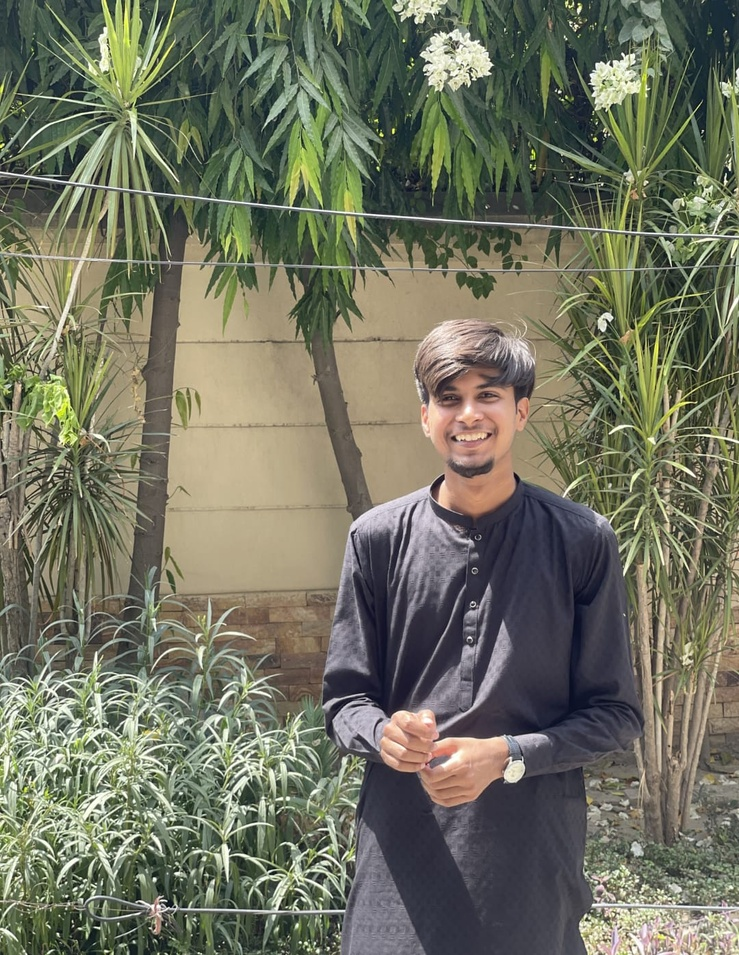
#> input picture pic.jpg, 739 x 955 px, shrunk from 1080 x 1395 before the run
$ python histogram_equalizer_manual.py
#> lines starting #> are read from the running program, lines starting #| are printed output that depends on the picture
import cv2 as cv
import numpy as np
import matplotlib.pyplot as plt

hist=[0]*256

img=cv.imread('pic.jpg')
#> img is the input picture: shape (955, 739, 3); mean B, G, R 96.1, 114.2, 112.3
rgb=cv.cvtColor(img,cv.COLOR_BGR2RGB)

gray=cv.cvtColor(img,cv.COLOR_BGR2GRAY)
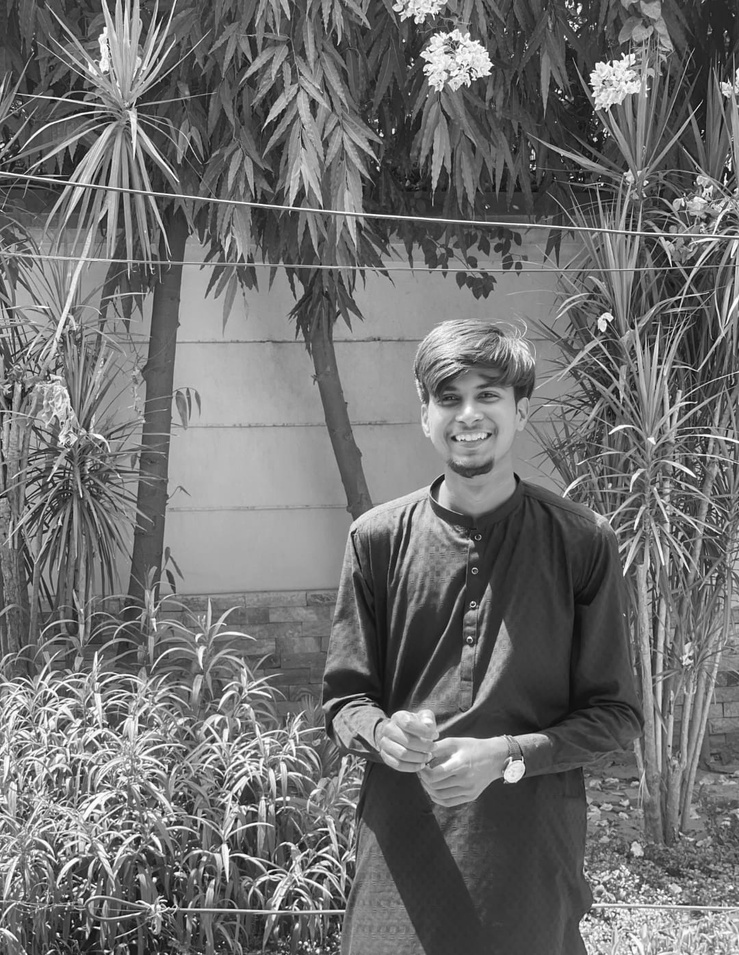
#> gray: shape (955, 739); min 2, max 255, mean 111.6

for row in gray:
    for pixel in row:
        hist[pixel]+=1
#> after the loop, hist = 256 values, max 6583 at index 59, min 0 at index 0, mean 2756.8

cdf=[0]*256

cdf[0]=hist[0]

for i in range(1,256):
    cdf[i]=hist[i]+cdf[i-1]
#> after the loop, cdf = 256 values from 0 to 705745

mini=float('inf')
for i in cdf:
    if i != 0:
        mini=min(i,mini)
#> this loop made 256 passes
#> i on passes 2, 3, 4, 5, 7, 8, 9, 10, 11, 12, 13, 14: 0, 1, 1, 2, 10, 19, 23, 27, 43, 65, 93, 122

total_pixels=gray.shape[0]*gray.shape[1]
#> total_pixels = 705745
deno=total_pixels-mini
#> deno = 705744

result=np.zeros_like(gray)

for i in range(gray.shape[0]):
    for j in range(gray.shape[1]):
        pixel=gray[i][j]
        new=((cdf[pixel]-mini)/deno)*255
        result[i][j]=int(new)
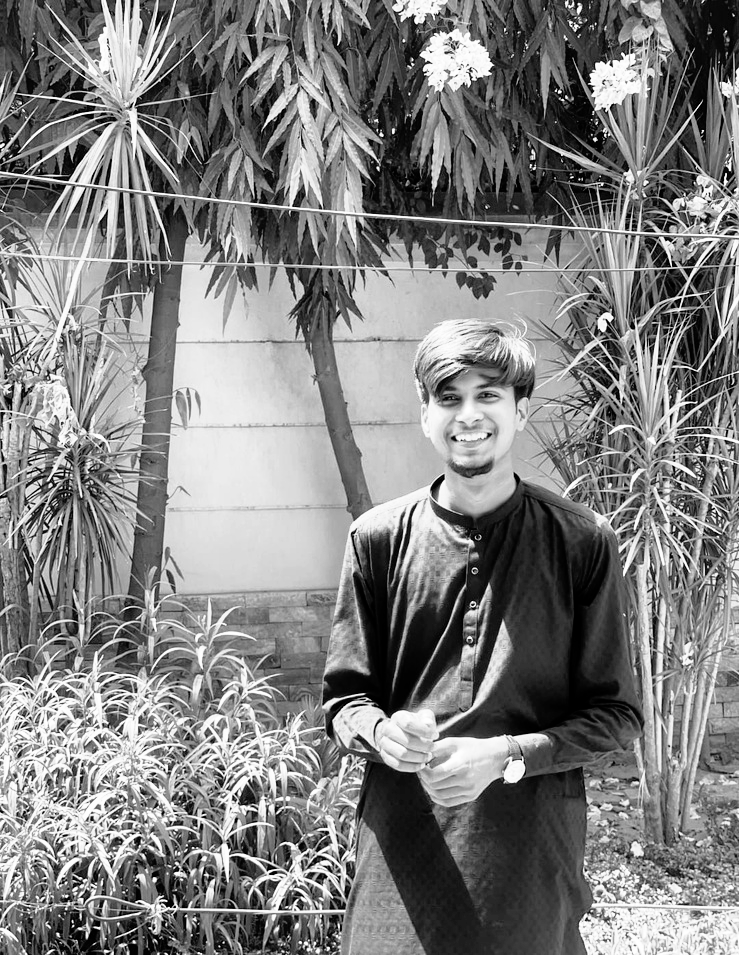
#> result: shape (955, 739); min 0, max 255, mean 127.8

equalized=cv.equalizeHist(gray)

plt.figure(figsize=(30,30))

plt.subplot(1,4,1)
plt.imshow(rgb)
plt.title('Original Image')
plt.axis('off')

plt.subplot(1,4,2)
plt.imshow(gray,cmap='gray')
plt.title('Gray Image')
plt.axis('off')

plt.subplot(1,4,3)
plt.imshow(equalized,cmap='gray')
plt.title('Library Equalizer')
plt.axis('off')

plt.subplot(1,4,4)
plt.imshow(result,cmap='gray')
plt.title('High Constrast -> (Manual Equalizer')
plt.axis('off')

plt.show()
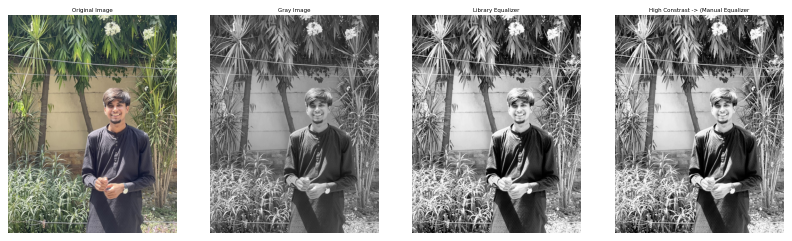
#> figure drawn by matplotlib, 4 panels
